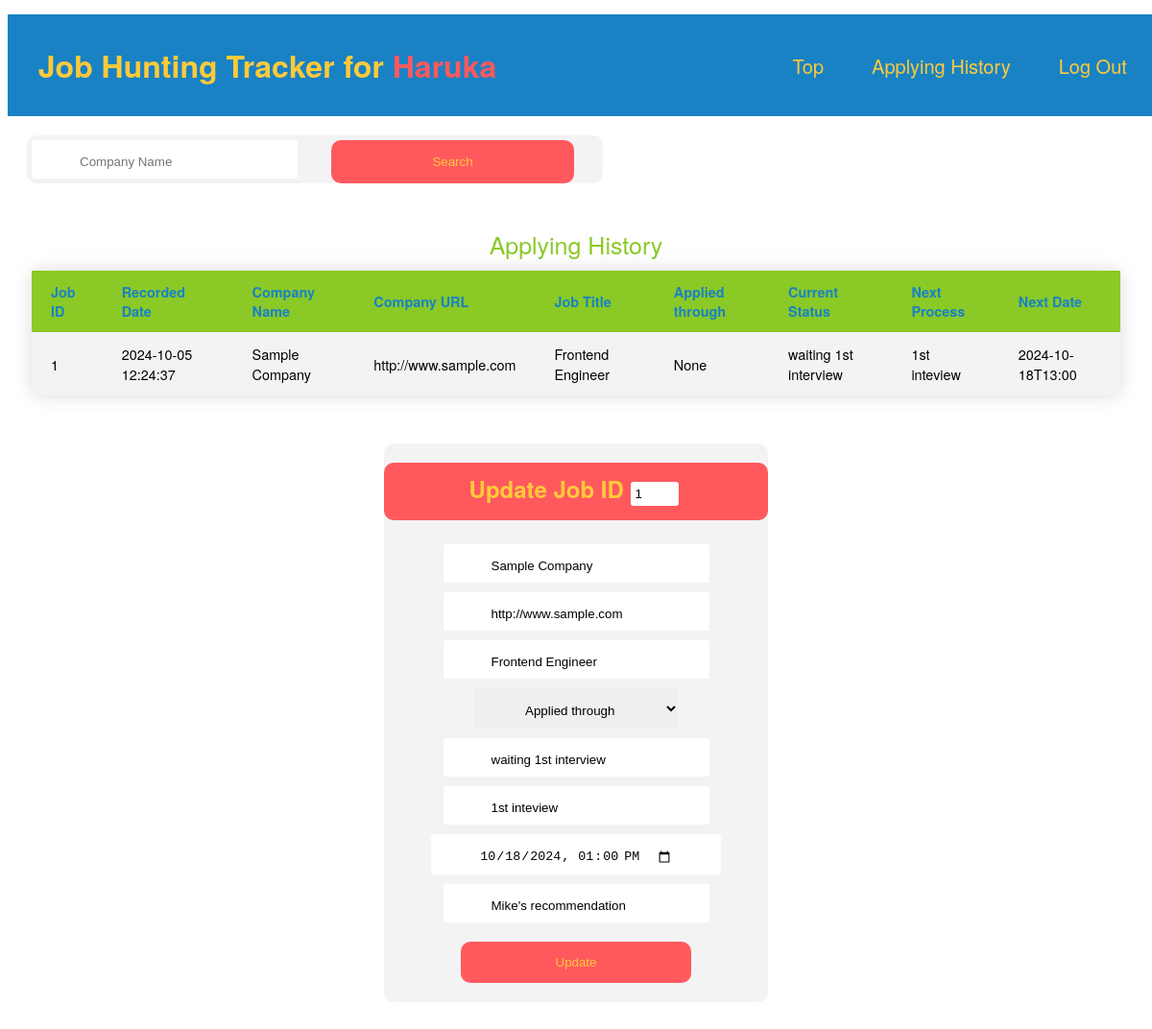
Screenshot of /history (signed in) with the database file from the repository.
### tables this page shows
CREATE TABLE users (user_id INTEGER PRIMARY KEY, user_name UNIQUE, hash);

CREATE TABLE jobs (job_id INTEGER PRIMARY KEY, user_id INTEGER, recorded_date TEXT, company_name TEXT NOT NULL, company_url TEXT, job_title TEXT, applied_through TEXT, current_status TEXT, next_process TEXT, next_date TEXT, note TEXT);

### app.py (the view, shortened to what this page needs)
@app.route("/history", methods=["GET", "POST"])
@login_required
def history():
    name = get_user_name(db, session)
    if request.method == "GET":
        rows = db.execute(
            "SELECT job_id, recorded_date, company_name, company_url, job_title, applied_through,\
             current_status, next_process, next_date, note FROM jobs WHERE user_id = ?",
            (session.get("user_id"), )
        ).fetchall()
        return render_template("history.html", name=name, rows=rows)

### app.py (called while the page is built)
@app.after_request
def after_request(response):
    response.headers["Cache-Control"] = "no-cache, no-store, must-revalidate"
    response.headers["Expires"] = 0
    response.headers["Pragma"] = "no-cache"
    return response

### helpers.py (called while the page is built)
def login_required(f):
    @wraps(f)
    def decorated_function(*args, **kwargs):
        if session.get("user_id") is None:
            return redirect("/login")
        return f(*args, **kwargs)
    return decorated_function

def get_user_name(db, session):
    if session.get("user_id") is None:
        return ""
    else:
        name = db.execute(
            "SELECT * FROM users WHERE user_id = ?", (session.get("user_id"), )
        ).fetchone()
    return name[1].capitalize()

### templates/history.html (shortened to what this page needs)
{% extends "layout.html" %}
{% block main %}
<form action = "/history" method = "post" class = "small">
    <input type ="text" name = "search_companyname" required placeholder = "Company Name">
    <button class = "small" type = "submit">Search</button>
</form>
<div>
    <table>
      <caption>
        Applying History
      </caption>
      <tr>
        <th id = "history">Job ID</th>
        <th id = "history">Recorded Date</th>
        <th id = "history">Company Name</th>
        <th id = "history">Company URL</th>
        <th id = "history">Job Title</th>
        <th id = "history">Applied through</th>
        <th id = "history">Current Status</th>
        <th id = "history">Next Process</th>
        <th id = "history">Next Date</th>
      </tr>
      {% for row in rows %}
        <tr>
          <td id = "history">{{ row[0] }}</td>
          <td id = "history">{{ row[1] }}</td>
          <td id = "history">{{ row[2] }}</td>
          <td id = "history">{{ row[3] }}</td>
          <td id = "history">{{ row[4] }}</td>
          <td id = "history">{{ row[5] }}</td>
          <td id = "history">{{ row[6] }}</td>
          <td id = "history">{{ row[7] }}</td>
          <td id = "history">{{ row[8] }}</td>
        </tr>
      {% endfor %}
    </table>
    </div>
    <div>
    <form action = "/history" method = "post">
          <h2>Update Job ID <input type="text" value = "{{ rows[0][0] }}" name = "jobid" readonly></h2>
          <input type ="text" placeholder = "Company Name" value = "{{ rows[0][2] }}" name = "companyname">
          <input type ="url" placeholder = "Company URL" value = "{{ rows[0][3] }}" name = "companyurl"><br>
          <input type ="text" placeholder = "Job Title" value = "{{ rows[0][4] }}" name = "jobtitle"><br>
          <select>
            <option value="{{ rows[0][5] }}" disabled selected name = "appliedthrough">Applied through</option>
          </select><br>
          <input type ="text" placeholder = "Current Status" value = "{{ rows[0][6] }}" name = "currentstatus"><br>
          <input type ="text" placeholder = "Next Process" value = "{{ rows[0][7] }}" name = "nextprocess"><br>
          <input type="datetime-local" name="nextdate" value = "{{ rows[0][8] }}"><br>
          <input type = "text" placeholder = "Free Note" rows = 2 value = "{{ rows[0][9] }}" name="note" ><br>
          <button type = "submit">Update</button>
        </form>
    </div>
{% endblock %}

### templates/layout.html (shortened to what this page needs)
<!DOCTYPE html>
<html lang="en">
          <head>
               <link href="/static/styles.css" rel="stylesheet">
          </head>
          <body>
               <header>
                    <div class = "header">
                         <h1>Job Hunting Tracker
                              {% if session["user_id"] %}
                                   for<font color="#ff595e"> {{ name }} </font>
                              {% endif %}
                         </h1>
                         <nav>
                           <ul>
                             <li><a href="/">Top</a></li>
                             <li><a href="/history">Applying History</a></li>
                             {% if session["user_id"] %}
                                   <li><a href="/logout">Log Out</a></li>
                             {% else %}
                                   <li><a href="/login">Log In</a></li>
                             {% endif %}
                           </ul>
                         </nav>
                         </div>
               </header>
               <main>
               {% block main %}{% endblock %}
          </body>
</html>

### static/styles.css (style rules this page uses)
body { font-family: "Helvetica Neue", Arial; }
div { margin: 15px 0px; display: flex; justify-content: center; }
div.header { width: 100%; padding: 10px 1% 10px; background-color: #1982c4; top: 0; display: flex; align-items: center; }
nav { margin: 0 30px 0 auto; }
a { color: #ffca3a; text-decoration: None; }
ul { list-style: None; margin: 0; display: flex; }
li { color: #ffca3a; margin: 0 0 0 50px; font-size: 20px; }
h1 { color: #ffca3a; margin: 5px; padding: 15px; }
caption { font-size: 25px; margin: 10px; padding: 0px 10px; color: #8ac926; }
table { border-radius: 10px; border-collapse: collapse; margin: 15px 25px; font-size: 0.9em; min-width: 600px; box-shadow: 0 0 20px rgba(0, 0, 0, 0.15); }
th { background-color: #8ac926; color: #1982c4; text-align: left; }
th, td { padding: 12px 20px; }
tr:nth-of-type(even) { background-color: #f3f3f3; }
form { max-width: 400px; margin: 20px; text-align: center; background-color: #f3f3f3; border-radius: 10px; }
form.small { max-width: 600px; margin: 20px; text-align: center; background-color: #f3f3f3; border-radius: 10px; display: flex; }
form h2 { text-align:center; padding: 10px 0 10px 0; background-color: #ff595e; border-radius: 10px; color: #ffca3a; }
h2 input { margin: 5px 5px 5px auto; border: None; padding: 5px; border-radius: 3px; width: 10%; }
input, select { margin: 5px; border: None; margin-bottom: 5px; padding: 15px 50px 10px; border-radius: 3px; }
button { padding: 14px; margin-top: 15px; margin-bottom: 20px; background-color: #ff595e; border-radius: 10px; border: None; cursor: pointer; width: 60%; color: #ffca3a; }
button.small { padding: 10px 10px; margin: 5px 30px; margin-bottom: 0px; background-color: #ff595e; border-radius: 10px; border: None; cursor: pointer; color: #ffca3a; }

### rows the page displays
users: user_name "Haruka"
jobs: job_id "1", recorded_date "2024-10-05 12:24:37", company_name "Sample Company", company_url "http://www.sample.com", job_title "Frontend Engineer", row "None", current_status "waiting 1st interview", next_process "1st inteview", next_date "2024-10-18T13:00", jobid "1", companyname "Sample Company", companyurl "http://www.sample.com", jobtitle "Frontend Engineer", currentstatus "waiting 1st interview", nextprocess "1st inteview", nextdate "10/18/2024 13:00", note "Mike's recommendation"
